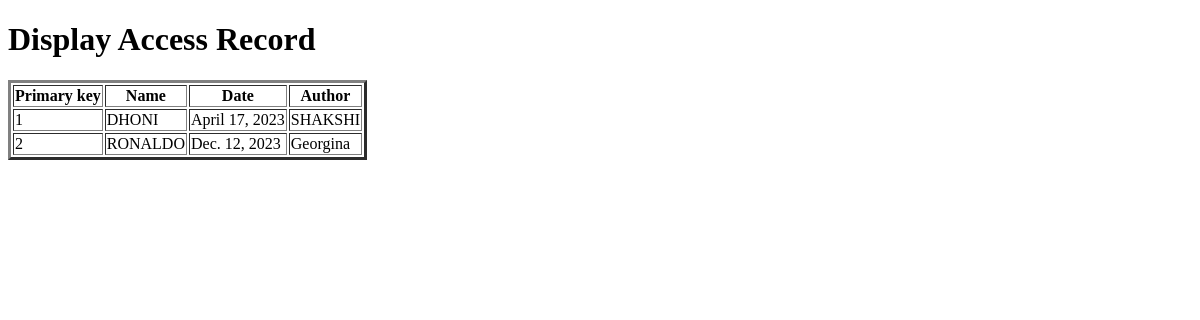
Before: /displayaccess/ with the older database file.
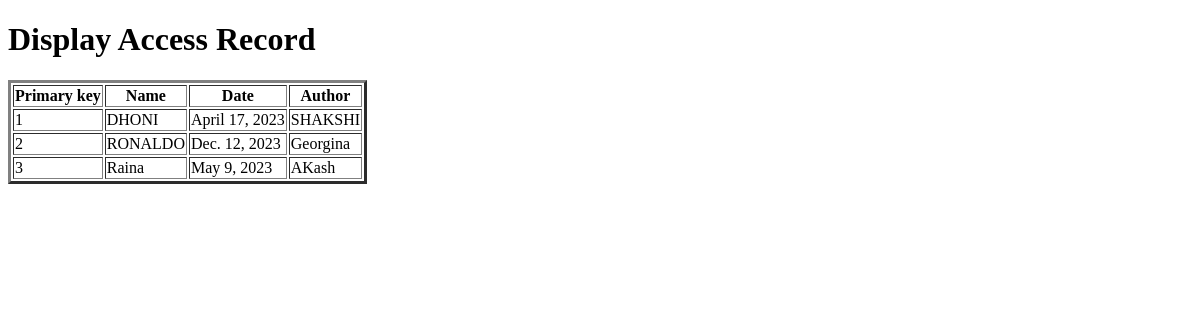
After: the same page with the newer database file.
### app/models.py (models this page shows, shortened)
class AccessRecord(models.Model):
    name=models.ForeignKey(WebPage,on_delete=models.CASCADE)
    date=models.DateField()
    Author=models.CharField(max_length=100)

class WebPage(models.Model):
    name=models.CharField(max_length=100,primary_key=True)
    Topic_name=models.ForeignKey(Topic,on_delete=models.CASCADE)
    url=models.URLField()
    Email=models.CharField(max_length=100,default='india@gmail.com')
    def __str__(self):
        return self.name

### app/views.py (the view)
# urls.py: path('displayaccess/',displayaccess,name='displayaccess'),
def displayaccess(request):
    QLAO=AccessRecord.objects.all()
    d={'QLAO':QLAO}
    return render(request,'displayaccess.html',d)

### templates/displayaccess.html (shortened to what this page needs)
<!DOCTYPE html>
<html lang="en">
<head>
</head>
<body>
    <h1>Display Access Record</h1>
    <table border='3px'>
        <tr>
            <th>Primary key</th>
            <th>Name</th>
            <th>Date</th>
            <th>Author</th>
        </tr>
    {% for ao in QLAO %}
    <tr>
        <td>{{ ao.pk }}</td>
        <td>{{ ao.name }}</td>
        <td>{{ ao.date }}</td>
        <td>{{ ao.Author }}</td>
    </tr>
    {% endfor %}
    </table>
</body>
</html>

Changed rows visible on the page:
added AccessRecord: pk "3", name "Raina", date "May 9, 2023", Author "AKash"
